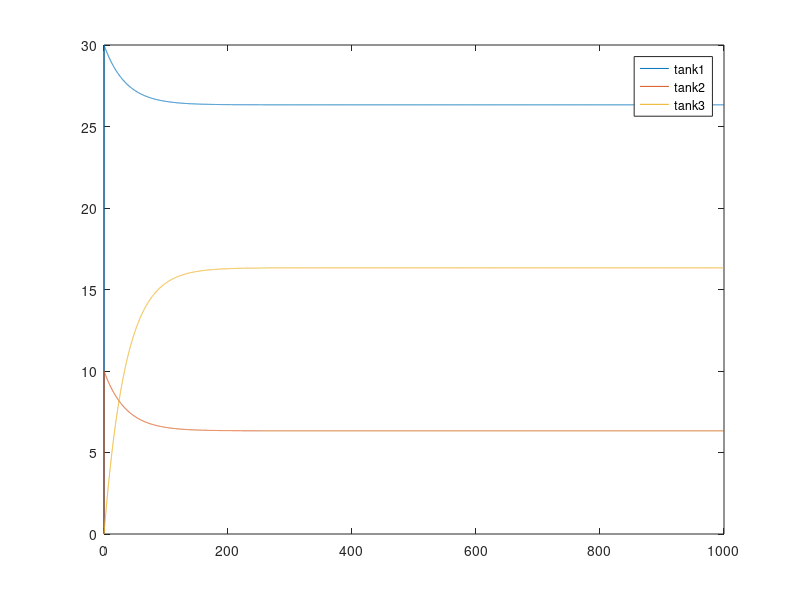
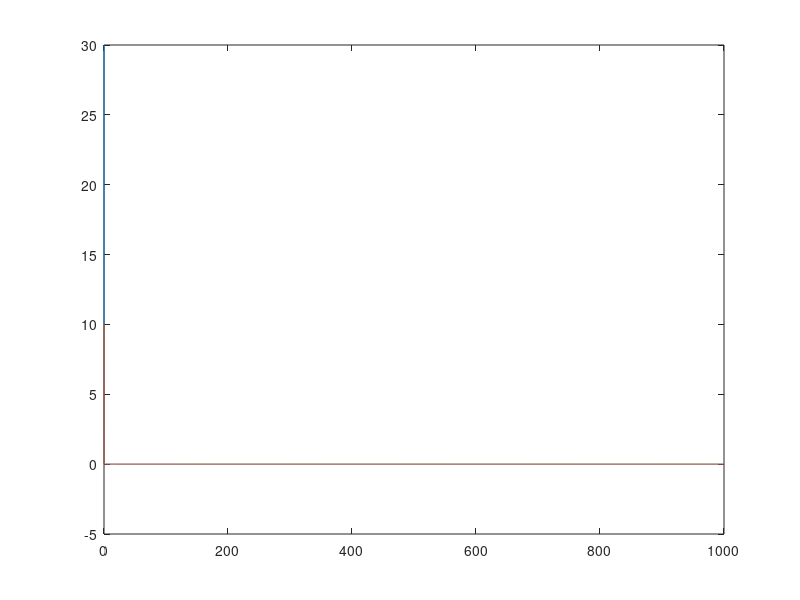

Write the MATLAB code that produced these figures, in order. (Note: this script raises an error after producing the figures.)
clear; close all; clc;

A = [-1.17e-2, 0, 1.17e-2;
    0, -2.27e-2, 1.17e-2;
    1.17e-2, 1.17e-2, -2.34e-2];

B = [64.935, 0;
    0, 64.395;
    0, 0];

C = eye(3);

D = 0;

Q = [1  0   0;
     0  1   0;
     0  0   1];

R = [1  0
     0  1];

K = lqr(A,B,Q,R);

sys = ss(A-B*K, B, C, D);

t = 0:0.1:1000;

% system setpoints
r = ones(length(t), 2);
r(:,1) = 30;                % tank 1
r(:,2) = 10;                % tank 2
% r(:,3) = 20;                % tank 3

y = lsim(sys, r(:,1:2), t);

u = r' - K*y';

plot(t,y(:,1)); 
hold on;
plot(t,y(:,2)); 
plot(t,y(:,3)); 

legend('tank1', 'tank2', 'tank3')

figure;
plot(t, u(1,:)');
hold on;
plot(t, u(2,:)');

S = 0.0154;     % tank cross sectional area (m2)
Sp = 5E-5;      % inter tank cross sectional area (m2)

mu = 0.5;       % outflow coefficients
mu20 = 0.675;

qmax = 1.2E-4;  % maximum flowrate (m3/s)
lmax = 0.6;     % maximum level (m)

g = 9.8;       % gravity (m/s2)

% inputs
q1 = 0.34E-4;   % pump 1 flow (m3/s)
q2 = 0.32E-4;   % pump 2 flow (m3/s)

% initial conditions
x1 = 0.1;       % first tank
x2 = 0.1;       % second tank
x3 = 0.1;       % third tank
x0 = [x1 x2 x3];

trange = 0:0.1:5000; 
sp1 = 0.45*ones(length(trange),1);      % setpoint for tank 1
sp2 = 0.25*ones(length(trange),1);      % setpoint for tank 2
sp3 = 0.35*ones(length(trange),1);      % setpoint for tank 3

limits = [0, qmax];

[yout, u, e] = lqr_control(trange,sp1,sp2,sp3, S,Sp,mu,mu20,g,q1,q2,x0,K,limits);

figure;
plot(trange,yout);
title('Simultaneous control')
xlabel('time (s)')
ylabel('Water level (m)')
legend('Tank 1', 'Tank 2', 'Tank 3')

figure;
plot(trange,u);
title('Control actions');
xlabel('time (s)')
ylabel('flowrate (m^3s^{-1})')
legend('pump1','pump2')